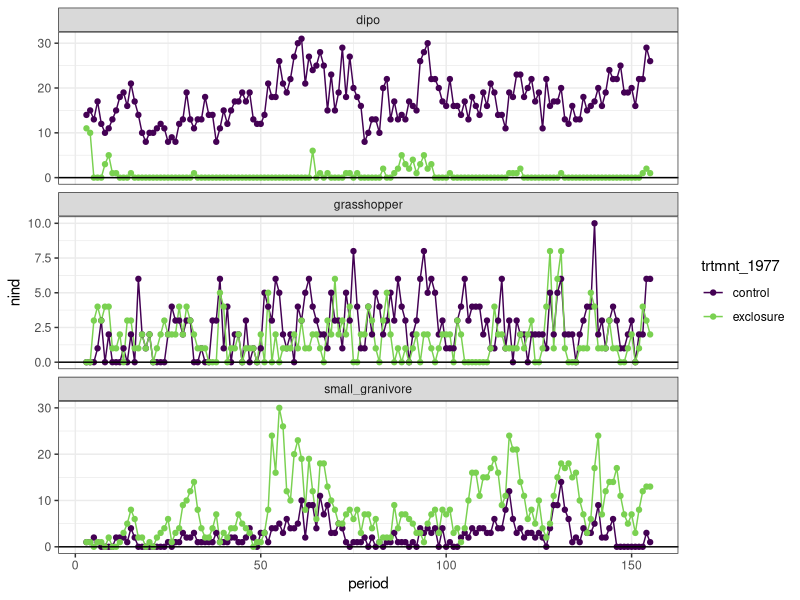
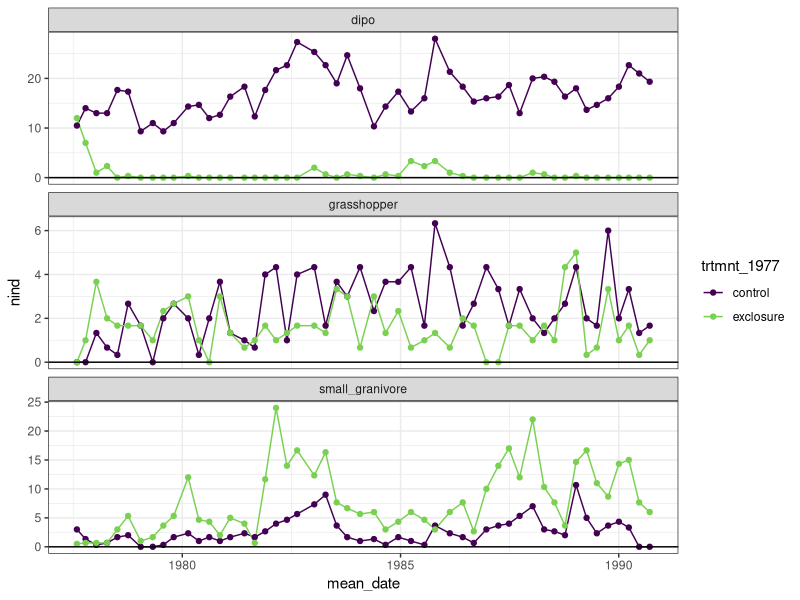
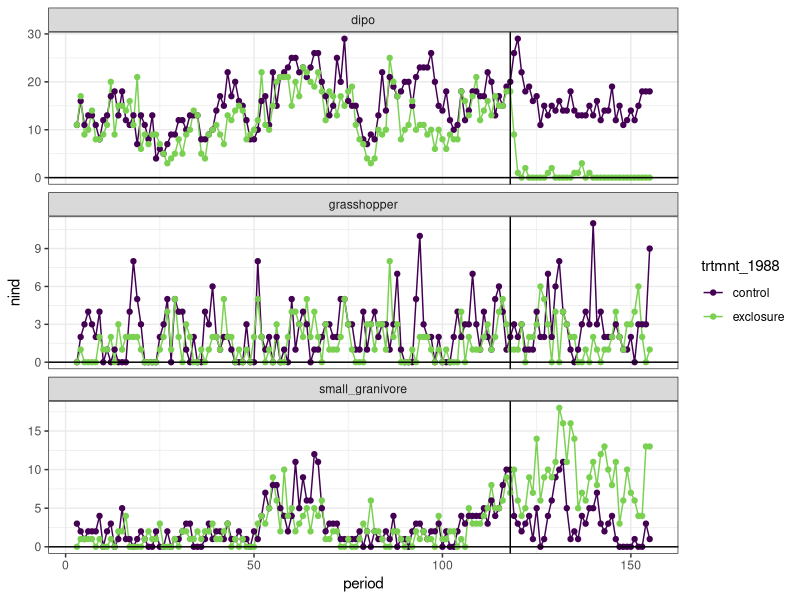
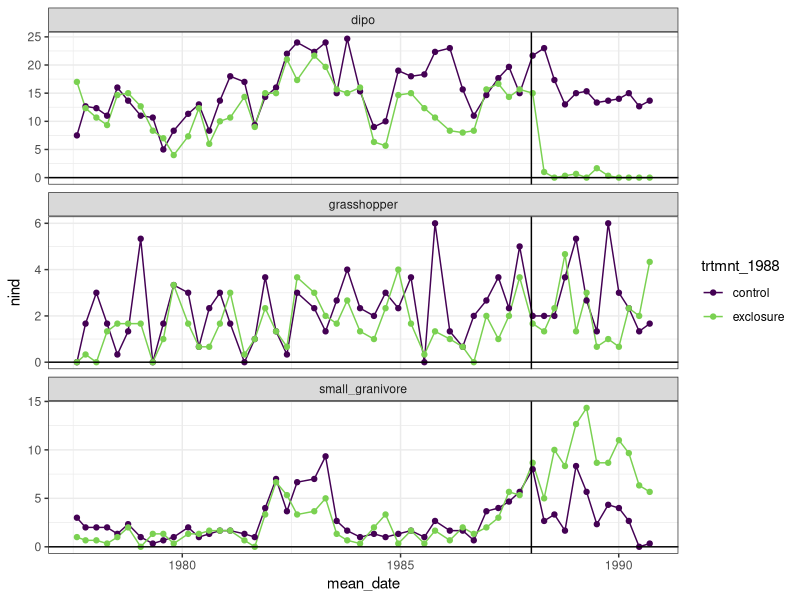

Write the R code that produced these figures, in order.
## ---- chunk 1
knitr::opts_chunk$set(echo = TRUE)
rats <- read.csv(here::here("lore", "1994_longterm", "1994_data_complete.csv"), stringsAsFactors = F)
rat_totals_1977 <- read.csv(here::here("lore", "1994_longterm", "1994_data_statevars_1977.csv"), stringsAsFactors = F)
rat_totals_1988 <- read.csv(here::here("lore", "1994_longterm", "1994_data_statevars_1988.csv"), stringsAsFactors = F)
library(dplyr)
library(ggplot2)

## ---- chunk 2


ggplot(filter(rat_totals_1977, type != "other", period > 2), aes(period, nind, color = trtmnt_1977)) +
  geom_line() +
  geom_point()+
  theme_bw() +
  facet_wrap(vars(type), ncol = 1, scales = "free_y") +
  geom_hline(yintercept = 0) +
  scale_colour_viridis_d(end = .8)


rats_1977_thrmo_avg <- rat_totals_1977 %>%
 # filter(period > 2) %>%
  mutate(three_month_section = floor((period) / 3) + 1) %>%
  group_by(three_month_section, type, trtmnt_1977) %>%
  summarize(nind = mean(nind),
            mean_date = mean(as.Date(censusdate))) %>%
  ungroup()

ggplot(filter(rats_1977_thrmo_avg, type != "other", three_month_section < 52), aes(mean_date, nind, color = trtmnt_1977)) +
  geom_line() +
  geom_point()+
  theme_bw() +
  facet_wrap(vars(type), ncol = 1, scales = "free_y") +
  geom_hline(yintercept = 0) +
  scale_colour_viridis_d(end = .8)

## ---- chunk 3


ggplot(filter(rat_totals_1988, type != "other", period > 2), aes(period, nind, color = trtmnt_1988)) +
  geom_line() +
  geom_point()+
  theme_bw() +
  facet_wrap(vars(type), ncol = 1, scales = "free_y") +
  geom_hline(yintercept = 0) +
  scale_colour_viridis_d(end = .8) +
  geom_vline(xintercept = 118)


rats_1988_thrmo_avg <- rat_totals_1988 %>%
 # filter(period > 2) %>%
  mutate(three_month_section = floor((period) / 3) + 1) %>%
  group_by(three_month_section, type, trtmnt_1988) %>%
  summarize(nind = mean(nind),
            mean_date = mean(as.Date(censusdate))) %>%
  ungroup()

ggplot(filter(rats_1988_thrmo_avg, type != "other", three_month_section < 52), aes(mean_date, nind, color = trtmnt_1988)) +
  geom_line() +
  geom_point()+
  theme_bw() +
  facet_wrap(vars(type), ncol = 1, scales = "free_y") +
  geom_hline(yintercept = 0) +
  scale_colour_viridis_d(end = .8) +
  geom_vline(xintercept = as.Date("1988-01-01"))

